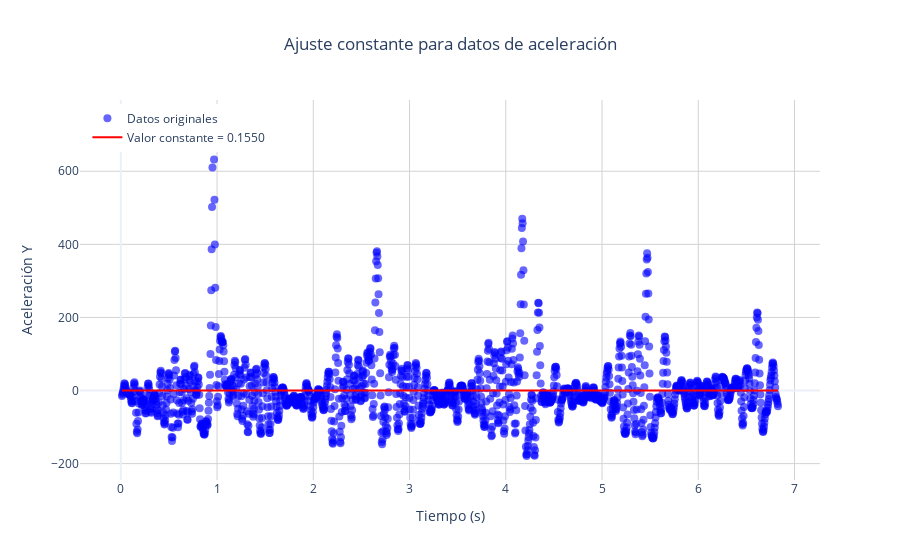

The notebook cell saved with this chart:
### Code cell
import matplotlib.pyplot as plt ###

# Ajuste de curva para aceleracion Y
def fit_acceleration_curve(df):
    def model_func(x, a):
        return np.full_like(x, a)

    x_data = df['Time (sec)'].values
    y_data = df['Acceleration_Y'].values

    popt, pcov = curve_fit(model_func, x_data, y_data)

    y_pred = model_func(x_data, *popt)
    ss_res = np.sum((y_data - y_pred) ** 2)
    ss_tot = np.sum((y_data - np.mean(y_data)) ** 2)
    r_squared = 1 - (ss_res / ss_tot)

    #return popt, pcov, r_squared

    # GRAFICO DE EJEMPLO
    x_fit = np.linspace(min(x_data), max(x_data), 1000)
    y_fit = model_func(x_fit, *popt)
    fig = go.Figure()
    fig.add_trace(go.Scatter(x=x_data,y=y_data,mode='markers',name='Datos originales',marker=dict(size=8,opacity=0.6,color='blue')))
    fig.add_trace(go.Scatter(x=x_fit,y=y_fit,mode='lines',name=f'Valor constante = {popt[0]:.4f}',line=dict(color='red', width=2)))
    fig.update_layout(title=dict(text='Ajuste constante para datos de aceleración',x=0.5,xanchor='center'),xaxis_title='Tiempo (s)',yaxis_title='Aceleración Y',showlegend=True,legend=dict(yanchor="top",y=0.99,xanchor="left",x=0.01),template='plotly_white',hovermode='x unified')
    fig.update_xaxes(showgrid=True, gridwidth=1, gridcolor='LightGray')
    fig.update_yaxes(showgrid=True, gridwidth=1, gridcolor='LightGray')
    fig.show()

    return popt, pcov, r_squared

# popt, pcov, r_squared = fit_acceleration_curve(dfCentro_acceleration[dfCentro_acceleration['Time (sec)'].between(0.05, 0.35)])
popt, pcov, r_squared = fit_acceleration_curve(dfCentro_acceleration)
print(popt)
print(pcov)
print(r_squared)

### Figure 1 — Plotly figure (JSON) as saved in the notebook; plotly's stock layout.template omitted (floating-point values rounded to 4 significant figures; data arrays with more than 128 entries replaced by an {"elided": "..."} marker saying what was removed)
{"data": [{"marker": {"color": "blue", "opacity": 0.6, "size": 8}, "mode": "markers", "name": "Datos originales", "type": "scatter", "x": {"elided": "1640 float values"}, "y": {"elided": "1640 float values"}}, {"line": {"color": "red", "width": 2}, "mode": "lines", "name": "Valor constante = 0.1550", "type": "scatter", "x": {"elided": "1000 float values"}, "y": {"elided": "1000 float values"}}], "layout": {"hovermode": "x unified", "legend": {"x": 0.01, "xanchor": "left", "y": 0.99, "yanchor": "top"}, "showlegend": true, "title": {"text": "Ajuste constante para datos de aceleración", "x": 0.5, "xanchor": "center"}, "xaxis": {"gridcolor": "LightGray", "gridwidth": 1, "showgrid": true, "title": {"text": "Tiempo (s)"}}, "yaxis": {"gridcolor": "LightGray", "gridwidth": 1, "showgrid": true, "title": {"text": "Aceleración Y"}}}}
